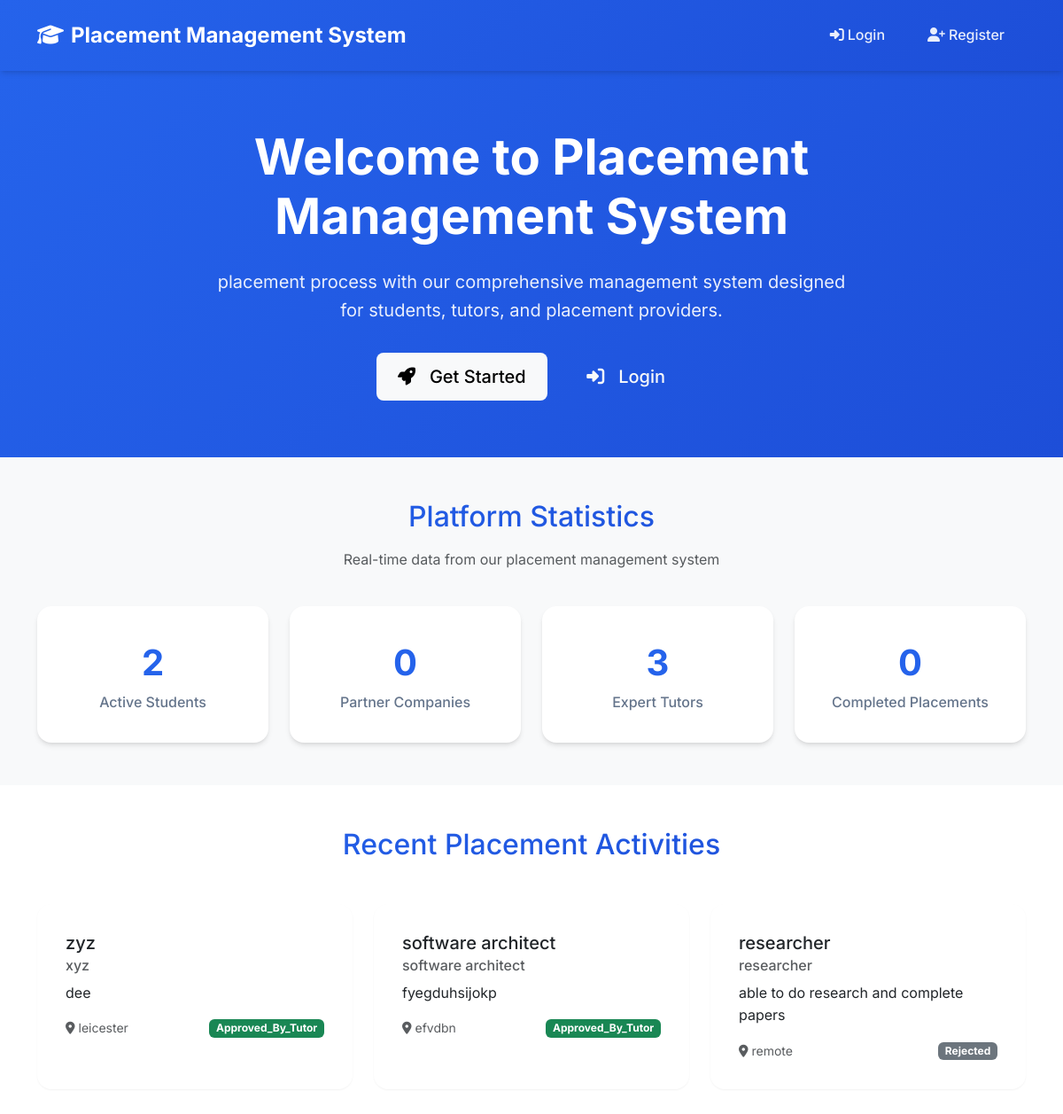
Before: / with the older database file.
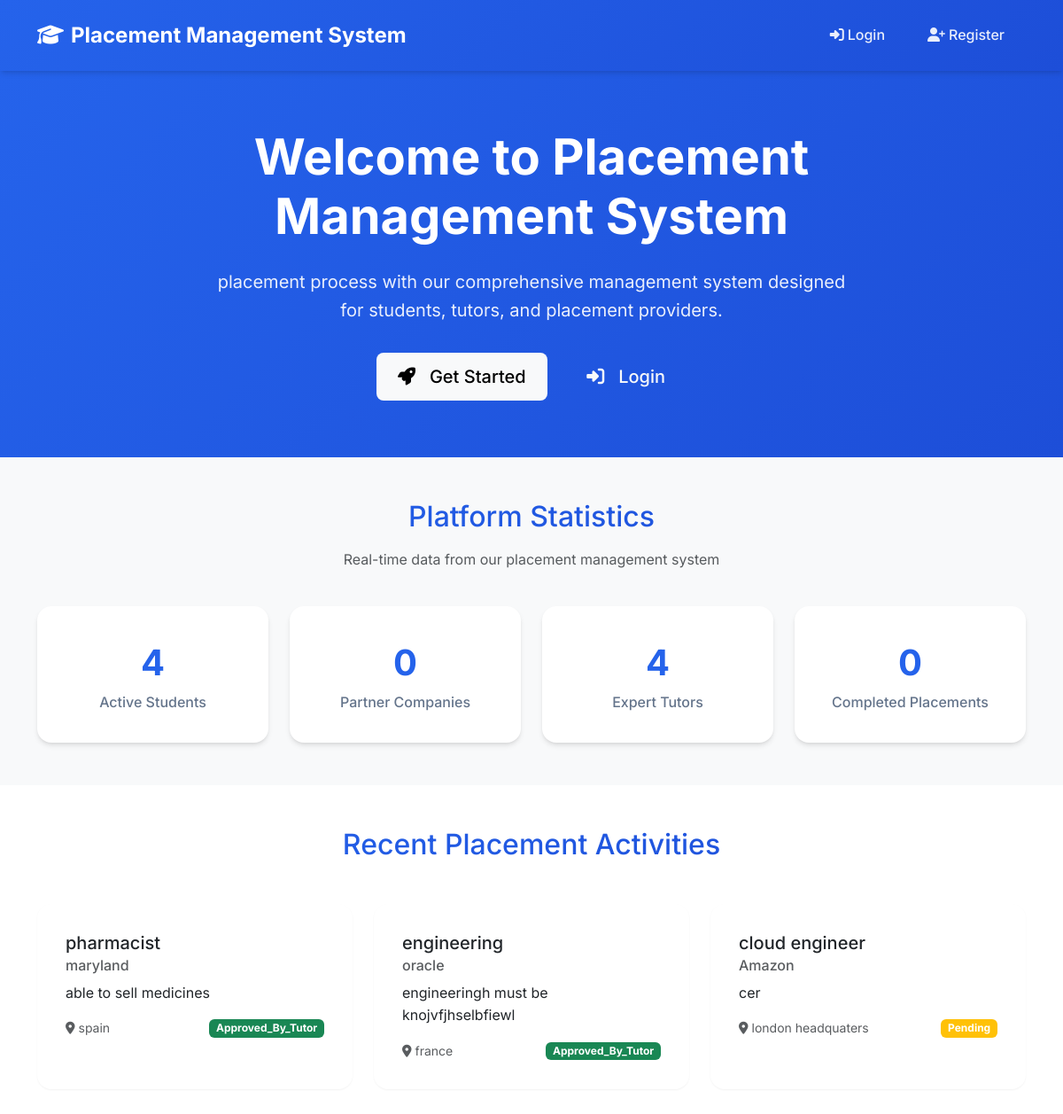
After: the same page with the newer database file.
### placements/models.py (models this page shows, shortened)
class PlacementRequest(models.Model):
    STATUS_CHOICES = (
        ('pending', 'Pending'),
        ('approved_by_provider', 'Approved by Provider'),
        ('approved_by_tutor', 'Approved by Tutor'),
        ('rejected', 'Rejected'),
        ('completed', 'Completed'),
    )
    student = models.ForeignKey(StudentProfile, on_delete=models.CASCADE)
    provider = models.ForeignKey(ProviderProfile, on_delete=models.CASCADE)
    tutor = models.ForeignKey(
        'accounts.TutorProfile',
        on_delete=models.SET_NULL,
        null=True,
        blank=True,
        related_name='placement_requests',
        verbose_name='Assigned Tutor'
    )
    company_name = models.CharField(max_length=200)
    job_title = models.CharField(max_length=100)
    job_description = models.TextField()
    start_date = models.DateField()
    end_date = models.DateField()
    location = models.CharField(max_length=200)
    latitude = models.DecimalField(max_digits=10, decimal_places=8, null=True, blank=True)
    longitude = models.DecimalField(max_digits=11, decimal_places=8, null=True, blank=True)
    status = models.CharField(max_length=20, choices=STATUS_CHOICES, default='pending')
    documents = models.FileField(upload_to='placement_documents/', null=True, blank=True)
    created_at = models.DateTimeField(auto_now_add=True)
    updated_at = models.DateTimeField(auto_now=True)
    provider_approved_at = models.DateTimeField(null=True, blank=True)
    tutor_approved_at = models.DateTimeField(null=True, blank=True)
    approved_by_tutor = models.ForeignKey(
        User,
        on_delete=models.SET_NULL,
        null=True,
        blank=True,
        related_name='approved_placements'
    )
    tutor_comments = models.TextField(blank=True, help_text="Comments from tutor during approval/rejection")
    provider_comments = models.TextField(blank=True, help_text="Comments from provider during approval/rejection")

### core/views.py (the view)
# urls.py: path('', views.home, name='home'),
def home(request):
    try:
        total_students = StudentProfile.objects.count()
        total_tutors = TutorProfile.objects.count()
        total_providers = ProviderProfile.objects.count()
        total_placements = PlacementRequest.objects.count()
        recent_placements = PlacementRequest.objects.select_related(
            'student__user', 'provider__user'
        ).order_by('-created_at')[:3]
        pending_placements = PlacementRequest.objects.filter(status='pending').count()
        approved_placements = PlacementRequest.objects.filter(
            status__in=['approved_by_provider', 'approved_by_tutor']
        ).count()
        completed_placements = PlacementRequest.objects.filter(status='completed').count()
        context = {
            'stats': {
                'total_placements': total_placements,
                'pending_placements': pending_placements,
                'approved_placements': approved_placements,
                'completed_placements': completed_placements,
            },
            'recent_placements': recent_placements,
            'total_students': total_students,
            'total_providers': total_providers,
            'total_tutors': total_tutors,
        }
        return render(request, 'index.html', context)
    except Exception as e:
        logger.error(f"Error in home view: {str(e)}")
        context = {
            'stats': {
                'total_placements': 0,
                'pending_placements': 0,
                'approved_placements': 0,
                'completed_placements': 0,
            },
            'recent_placements': [],
            'total_students': 0,
            'total_providers': 0,
            'total_tutors': 0,
        }
        return render(request, 'index.html', context)

### core/context_processors.py (called while the page is built)
def global_context(request):
    context = {
        'site_name': 'Placement Management System',
        'current_year': 2024,
    }
    if hasattr(settings, 'GOOGLE_MAPS_API_KEY'):
        context['google_maps_api_key'] = settings.GOOGLE_MAPS_API_KEY
    else:
        context['google_maps_api_key'] = ''
    return context

### templates/index.html (shortened to what the changed rows need)
<!DOCTYPE html>
<html lang="en">
<head>
    <link href="https://cdn.jsdelivr.net/npm/bootstrap@5.3.2/dist/css/bootstrap.min.css" rel="stylesheet">
    <link href="https://cdnjs.cloudflare.com/ajax/libs/font-awesome/6.4.0/css/all.min.css" rel="stylesheet">
</head>
<body>
    <main style="margin-top: 80px;">
        {% block content %}
        <section class="hero-section">
            <div class="container">
                <div class="row justify-content-center">
                    <div class="col-lg-8">
                        <h1 class="hero-title">
                            Welcome to {{ site_name }}
                        </h1>
                    </div>
                </div>
            </div>
        </section>
        <section class="py-5 bg-light">
            <div class="container">
                <div class="row text-center mb-4">
                    <div class="col-12">
                        <h2 class="text-gradient mb-3">Platform Statistics</h2>
                    </div>
                </div>
                <div class="row g-4">
                    <div class="col-lg-3 col-md-6">
                        <div class="stat-card">
                            <span class="stat-number">{{ total_students|default:0 }}</span>
                            <span class="stat-label">Active Students</span>
                        </div>
                    </div>
                    <div class="col-lg-3 col-md-6">
                        <div class="stat-card">
                            <span class="stat-number">{{ total_tutors|default:0 }}</span>
                            <span class="stat-label">Expert Tutors</span>
                        </div>
                    </div>
                </div>
            </div>
        </section>
        {% if recent_placements %}
        <section class="py-5">
            <div class="container">
                <div class="row">
                    <div class="col-12">
                        <h2 class="text-center text-gradient mb-5">Recent Placement Activities</h2>
                    </div>
                </div>
                <div class="row g-4">
                    {% for placement in recent_placements %}
                    <div class="col-lg-4 col-md-6">
                        <div class="card h-100">
                            <div class="card-body">
                                <h5 class="card-title">{{ placement.job_title }}</h5>
                                <h6 class="card-subtitle mb-2 text-muted">{{ placement.company_name }}</h6>
                                <p class="card-text">{{ placement.job_description|truncatewords:15 }}</p>
                                <div class="d-flex justify-content-between align-items-center">
                                    <small class="text-muted">
                                        <i class="fas fa-map-marker-alt me-1"></i>{{ placement.location }}
                                    </small>
                                    <span class="badge bg-{% if placement.status == 'pending' %}warning{% elif placement.status == 'approved_by_tutor' %}success{% elif placement.status == 'completed' %}primary{% else %}secondary{% endif %}">
                                        {{ placement.status|title }}
                                    </span>
                                </div>
                            </div>
                        </div>
                    </div>
                    {% endfor %}
                </div>
            </div>
        </section>
        {% endif %}
        {% endblock %}
    </main>
</body>
</html>

Changed rows visible on the page:
no longer on this page (row unchanged): PlacementRequest: job_title "zyz", company_name "xyz", job_description "dee", location "leicester", status "Approved_By_Tutor"
no longer on this page (row unchanged): PlacementRequest: job_title "software architect", company_name "software architect", job_description "fyegduhsijokp", location "efvdbn", status "Approved_By_Tutor"
no longer on this page (row unchanged): PlacementRequest: job_title "researcher", company_name "researcher", job_description "able to do research and complete papers", location "remote", status "Rejected"
added PlacementRequest: job_title "pharmacist", company_name "maryland", job_description "able to sell medicines", location "spain", status "Approved_By_Tutor"
added PlacementRequest: job_title "engineering", company_name "oracle", job_description "engineeringh must be knojvfjhselbfiewl", location "france", status "Approved_By_Tutor"
added PlacementRequest: job_title "cloud engineer", company_name "Amazon", job_description "cer", location "london headquaters", status "Pending"
Other visible differences:
{{ total_students|default:0 }}: "2" → "4"
{{ total_tutors|default:0 }}: "3" → "4"
